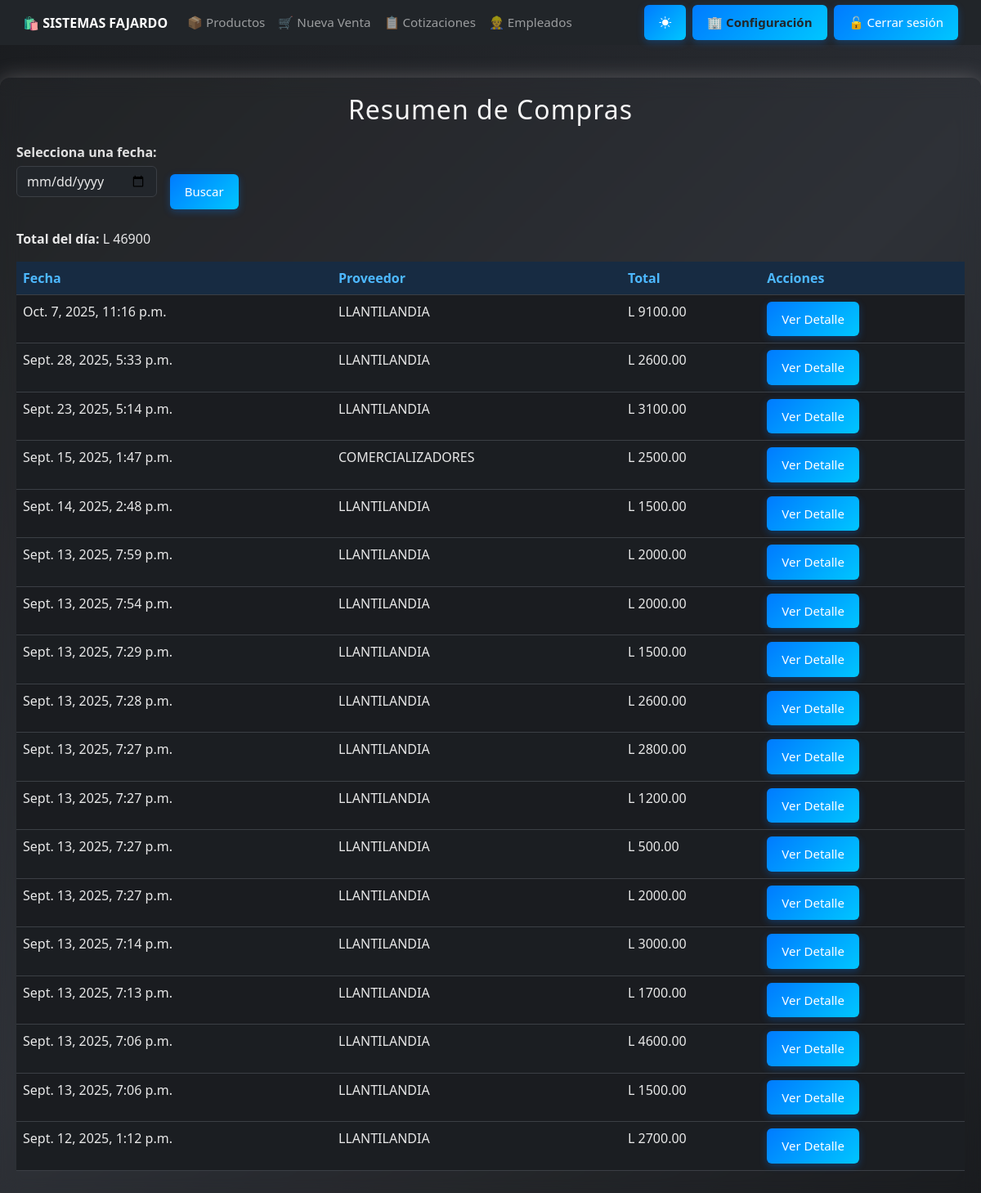
The page /compras/ (signed in) on the database as committed earlier.
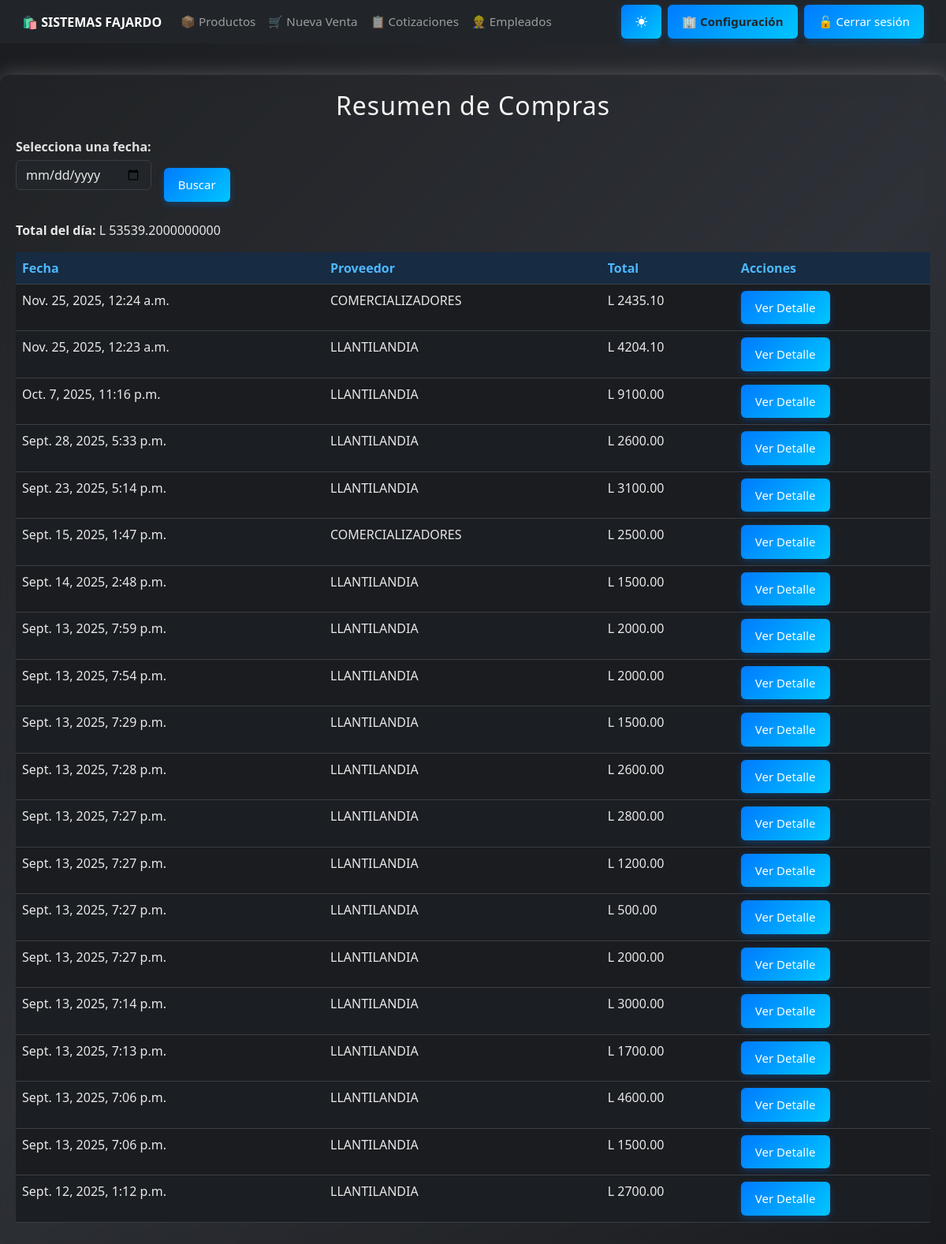
The same page on the database as committed later.
### core/models.py (models this page shows, shortened)
class Compra(models.Model):
    ESTADOS = [
        ('pendiente', 'Pendiente'),
        ('recibida', 'Recibida'),
        ('cancelada', 'Cancelada')
    ]
    numero_compra = models.CharField(max_length=20, unique=True, editable=False, null=True, blank=True)
    numero_factura_proveedor = models.CharField(max_length=50, blank=True, verbose_name="# Factura Proveedor")
    proveedor = models.ForeignKey(Proveedor, on_delete=models.PROTECT)
    usuario = models.ForeignKey(settings.AUTH_USER_MODEL, on_delete=models.PROTECT, null=True, blank=True)
    fecha = models.DateTimeField(auto_now_add=True)
    fecha_recepcion = models.DateField(null=True, blank=True, help_text="Fecha en que se recibió la mercancía")
    subtotal_exento = models.DecimalField(max_digits=12, decimal_places=2, default=Decimal('0.00'))
    subtotal_g15 = models.DecimalField(max_digits=12, decimal_places=2, default=Decimal('0.00'), verbose_name="Subtotal Gravado 15%")
    subtotal_g18 = models.DecimalField(max_digits=12, decimal_places=2, default=Decimal('0.00'), verbose_name="Subtotal Gravado 18%")
    impuesto_15 = models.DecimalField(max_digits=12, decimal_places=2, default=Decimal('0.00'))
    impuesto_18 = models.DecimalField(max_digits=12, decimal_places=2, default=Decimal('0.00'))
    total = models.DecimalField(max_digits=12, decimal_places=2, default=Decimal('0.00'))
    tipo_pago = models.CharField(
        max_length=10,
        choices=[('contado', 'Contado'), ('credito', 'Crédito')],
        default='contado'
    )
    estado = models.CharField(max_length=20, choices=ESTADOS, default='pendiente')
    notas = models.TextField(blank=True, help_text="Observaciones o notas adicionales")
    class Meta:
        ordering = ['-fecha']
        verbose_name_plural = "Compras"

class Proveedor(models.Model):
    nombre = models.CharField(max_length=200, verbose_name="Nombre/Razón Social")
    rtn = models.CharField(max_length=20, blank=True, null=True, verbose_name="RTN")
    direccion = models.TextField(blank=True)
    telefono = models.CharField(max_length=20, blank=True)
    correo = models.EmailField(blank=True)
    contacto = models.CharField(max_length=100, blank=True, help_text="Nombre del contacto principal")
    activo = models.BooleanField(default=True)
    fecha_creacion = models.DateTimeField(auto_now_add=True)
    class Meta:
        ordering = ['nombre']
        verbose_name_plural = "Proveedores"

### core/views.py (the view)
# urls.py: path('compras/', views.resumen_compras, name='resumen_compras'),
@login_required
@permission_required('core.view_compra', raise_exception=True)
def resumen_compras(request):
    fecha = request.GET.get('fecha')
    compras = Compra.objects.all().order_by('-fecha')
    if fecha:
        compras = compras.filter(fecha__date=fecha)
    total_general = compras.aggregate(Sum('total'))['total__sum'] or 0
    return render(request, 'resumen_compras.html', {
        'compras': compras,
        'total_general': total_general,
        'fecha': fecha
    })

### core/context_processors.py (called while the page is built)
def empresa_context(request):
    try:
        empresa = EmpresaConfig.objects.get(pk=1)
    except EmpresaConfig.DoesNotExist:
        empresa = None
    return {
        'empresa': empresa
    }

### core/templates/resumen_compras.html (shortened to what this page needs)
{% extends 'base.html' %}
{% block content %}
<div class="contenedor">
<h2>Resumen de Compras</h2>
<form method="get" class="row g-3 mb-4">
  <div class="col-auto">
    <label for="fecha">Selecciona una fecha:</label>
    <input type="date" name="fecha" id="fecha" value="{{ fecha }}" class="form-control">
  </div>
  <div class="col-auto align-self-end">
    <button type="submit" class="btn btn-primary">Buscar</button>
  </div>
</form>
<p><strong>Total del día:</strong> L {{ total_general }}</p>
<table class="table table-striped mt-3">
  <thead>
    <tr>
      <th>Fecha</th>
      <th>Proveedor</th>
      <th>Total</th>
      <th>Acciones</th>
    </tr>
  </thead>
  <tbody>
    {% for compra in compras %}
    <tr>
      <td>{{ compra.fecha}}</td>
      <td>{{ compra.proveedor.nombre }}</td>
      <td>L {{ compra.total }}</td>
      <td>
        <a href="{% url 'resumen_compra' compra.id %}" class="btn btn-sm btn-outline-primary">Ver Detalle</a>
      </td>
    </tr>
    {% empty %}
    <tr><td colspan="4">No hay compras registradas en esta fecha.</td></tr>
    {% endfor %}
  </tbody>
</table>
</div>
{% endblock %}

Rows that differ between the two databases and show on the page:
added Compra: fecha "Nov. 25, 2025, 12:24 a.m.", proveedor.nombre "COMERCIALIZADORES", total "2435.10"
added Compra: fecha "Nov. 25, 2025, 12:23 a.m.", proveedor.nombre "LLANTILANDIA", total "4204.10"
Other text that changed with them:
{{ total_general }}: "46900" → "53539.2000000000"
